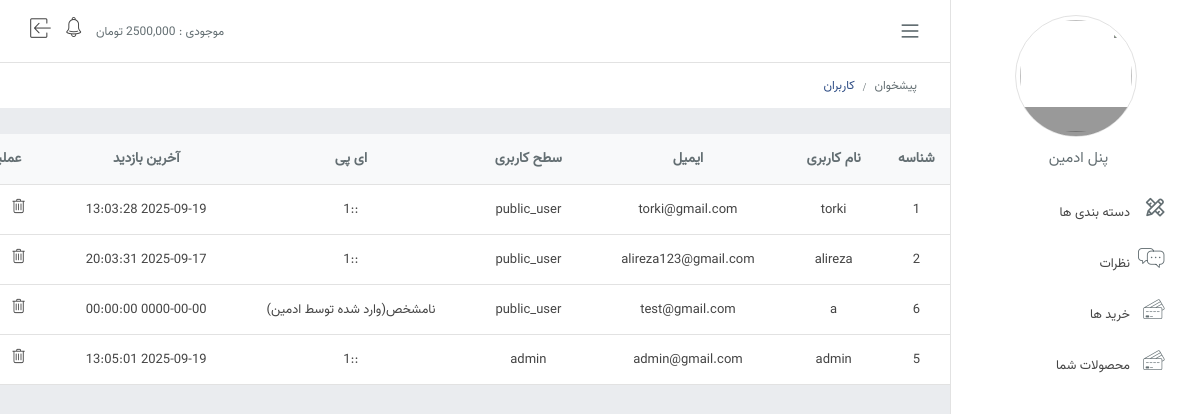
/views/search_users.php, run on the app's committed database.
### tables this page shows
CREATE TABLE IF NOT EXISTS `users` (
  `id` int NOT NULL AUTO_INCREMENT,
  `username` varchar(80) NOT NULL,
  `password` varchar(250) NOT NULL,
  `email` varchar(200) NOT NULL,
  `last_login` datetime NOT NULL,
  `ip` varchar(200) NOT NULL,
  `status` varchar(50) NOT NULL DEFAULT 'public_user',
  `remember_token` varchar(16) NOT NULL,
  `profile` varchar(255) NOT NULL DEFAULT '../user_profile/logo_user.jpg',
  `biography` varchar(100) NOT NULL DEFAULT 'سلام این یک بیوگرافی هست',
  PRIMARY KEY (`id`),
  UNIQUE KEY `ussername` (`username`)
);

### views/search_users.php (the view, shortened to what this page needs)
<!DOCTYPE html>
<html lang="en">
<head>
<title>لیست کاربران</title>    <link rel="stylesheet" href="../css/style.css">
    <link rel="stylesheet" href="../css/responsive_991.css" media="(max-width:991px)">
    <link rel="stylesheet" href="../css/responsive_768.css" media="(max-width:768px)">
    <link rel="stylesheet" href="../css/font.css">
</head>
<body>
<div class="sidebar__nav border-top border-left  ">
    <div class="profile__info border cursor-pointer text-center">
        <div class="avatar__img"><img src="img/pro.jpg" class="avatar___img">
            <div class="box__camera default__avatar"></div>
        </div>
       <span class="profile__name">پنل ادمین</span>
    </div>
    <ul>
        <li class="item-li i-categories"><a href="categories.php">دسته بندی ها</a></li>
        <li class="item-li i-comments"><a href="comments.html"> نظرات</a></li>
        <li class="item-li i-my__purchases"><a href="mypurchases.html">خرید ها</a></li>
        <li class="item-li i-my__purchases"><a href="panel.php">محصولات شما</a></li>
    </ul>
</div>
<div class="content">
    <div class="header d-flex item-center bg-white width-100 border-bottom padding-12-30">
        <div class="header__right d-flex flex-grow-1 item-center">
            <span class="bars"></span>
            <a class="header__logo" href="https://netcopy.ir"></a>
        </div>
        <div class="header__left d-flex flex-end item-center margin-top-2">
            <span class="account-balance font-size-12">موجودی : 2500,000 تومان</span>
            <div class="notification margin-15">
                <a class="notification__icon"></a>
            </div>
            <a href="" class="logout" title="خروج"></a>
        </div>
    </div>
    <div class="breadcrumb">
        <ul>
            <li><a href="index.html" >پیشخوان</a></li>
            <li><a href="courses.html" class="is-active">کاربران</a></li>
        </ul>
    </div>
    <br>
            <?php
            include("../partial/db.php");
            $username = $_GET['username'];
            $email = $_GET['email'];
            $ip = $_GET['ip'];
            $query = $conn->prepare("SELECT * FROM `users` WHERE `username` LIKE '%$username%' OR `email` LIKE '%$email%' OR `ip` LIKE '%$ip%' ");
            $query->execute();
            $result = $query->get_result();
            $users = $result->fetch_all();
            ?>
        <div class="table__box">
            <table class="table">
                <thead role="rowgroup">
                <tr role="row" class="title-row">
                    <th>شناسه</th>
                    <th>نام کاربری </th>
                    <th>ایمیل</th>
                    <th>سطح کاربری</th>
                    <th>ای پی</th>
                    <th>آخرین بازدید</th>
                    <th>عملیات</th>
                </tr>
                </thead>
                <tbody>
                    <?php foreach($users as $user){?>
                <tr role="row" class="">
                    <td><a href=""><?= htmlspecialchars($user[0]) ?></a></td>
                    <td><a href=""><?= htmlspecialchars($user[1]) ?></a></td>
                    <td><?= htmlspecialchars($user[3]) ?></td>
                    <td><?= htmlspecialchars($user[6]) ?></td>
                    <td><?= htmlspecialchars($user[5]) ?></td>
                    <td><?= htmlspecialchars($user[4]) ?></td>
                    <td>
                        <a href="../controller/user_controller.php?id=<?=  htmlspecialchars($user[0]) ?>&form-name=delete_user" class="item-delete mlg-15" title="حذف"></a>
                    </td>
                </tr>
                <?php } ?>
                </tbody>
            </table>
        </div>
    </div>
</body>
</html>

### css/style.css (style rules this page uses)
* { padding: 0; margin: 0; border: 0; outline: 0; -webkit-box-sizing: border-box; -moz-box-sizing: border-box; box-sizing: border-box; }
*:before, *:after { font-family: digikala; }
body, html { font-family: "Vazir"; direction: rtl; }
body { background: #eaecef; color: #636e72; }
a, a:active, a:focus, a:visited { text-decoration: none; color: #444; }
ul li { list-style: none; }
a, span { display: inline-block; }
.d-flex { display: -webkit-box; display: -ms-flexbox; display: flex; }
.flex-end { -ms-flex-pack: end; -webkit-box-pack: end; justify-content: flex-end; }
.flex-grow-1 { flex-grow: 1; }
.text-center { text-align: center; }
.border-bottom { border-bottom: 1px solid #e2e2e2; }
.border-top { border-top: 1px solid #e2e2e2; }
.border-left { border-left: 1px solid #e2e2e2; }
.border { border: 1px solid #e2e2e2; }
.item-center { -ms-flex-align: center; -webkit-box-align: center; align-items: center; }
.width-100 { width: 100%; }
.font-size-12 { font-size: 12px; }
.cursor-pointer { cursor: pointer; }
.table { background: #fff; padding: 20px; text-align: center; border-collapse: collapse; border-spacing: 0; width: 100%; }
.table__box { overflow-x: scroll; width: 100%; }
.table .title-row { background-color: #f8f9fa; height: 50px; font-size: 14px; }
.table td { white-space: nowrap; color: #444; padding: 13px 30px; font-size: 13px; }
.table td, table th { border-bottom: 1px solid #e2e2e2; }
.bg-white { background-color: #ffffff !important; }
.mlg-15 { margin-left: 15px; }
.sidebar__nav { width: 250px; background: #fff; height: 100%; position: fixed; transition: all 200ms ease; right: 0; bottom: 0; z-index: 212; top: -1px; overflow-y: auto; scrollbar-color: #a7a7a7 #c3bebe; scrollbar-width: thin; }
.padding-12-30 { padding: 12px 30px; }
.bars:before { content: '\e086'; cursor: pointer; margin-top: 9px; display: inline-block; font-size: 20px; }
.sidebar__nav ul li { margin: 0 20px; position: relative; }
.sidebar__nav ul li a { font-size: 13px; font-weight: 500; width: 100%; margin: 5px 0; padding: 10px 50px; white-space: nowrap; border-radius: 40px; }
.sidebar__nav ul li a::before { position: absolute; font-size: 20px; top: 10px; right: 15px; color: #636e72; }
.sidebar__nav .i-categories a::before { content: "\E028"; }
.sidebar__nav .i-comments a::before { content: "\E047"; }
.sidebar__nav .i-my__purchases a::before { content: '\e031'; }
.profile__info { width: 122px; height: 122px; cursor: pointer; margin: 15px auto 50px; border-radius: 50%; }
.avatar__img { background-size: cover; width: 100%; height: 100%; padding: 4px; position: relative; overflow: hidden; border-radius: 50%; }
.avatar__img img { width: 100%; height: 100%; border-radius: 50%; }
.profile__name { width: 100%; margin-top: 10px; font-size: 15px; margin-right: -6px; }
.box__camera.default__avatar { top: 76% !important; }
.profile__info .box__camera { background: rgba(14, 14, 14, .42); display: inline-block; position: absolute; height: 100%; top: 100%; width: 100%; -webkit-transition: top .3s; transition: top .3s; z-index: 1; right: 0; }
.box__camera::before { content: ''; background: url(../img/camera.svg) no-repeat 50%; background-size: auto; background-size: auto; background-size: cover; position: absolute; width: 20px; height: 20px; right: 40.5%; top: 3px; z-index: 2 }
.content { margin-right: 250px; transition: all 200ms ease; }
.header__logo { height: 44px; width: 200px; background: url("../img/weblogo.png") no-repeat; margin-top: -10px; margin-right: 20px; }
.logout:before { content: '\e10b'; font-size: 20px; padding-top: 3px; display: inline-block; }
.margin-15 { margin: 0 15px; }
.notification__icon::before { content: '\e00e'; font-size: 20px; padding-top: 3px; cursor: pointer; }
.item-delete:before { content: '\e129'; font-size: 16px; }
.breadcrumb ul { display: -ms-flexbox; display: -webkit-box; display: flex; -ms-flex-pack: start; -webkit-box-pack: start; justify-content: flex-start; flex-wrap: wrap; -ms-flex-wrap: wrap; line-height: 2.2; background: #fff; padding: 5px 33px; }
.breadcrumb ul li a { color: #636e72; font-size: 12px; }
.breadcrumb ul li a.is-active { color: #2b4a83; }
.breadcrumb ul li:before { content: "/"; color: #636e72; font-size: 12px; font-weight: 500; letter-spacing: .4px; line-height: 1.467; margin-left: 8px; padding-right: 8px; position: relative; top:2px; }
.breadcrumb ul li:first-child:before { content: ''; padding: 0; display: none; }

### css/responsive_768.css (style rules this page uses)
.content .header__logo { display: none; }

### data on the page
users: id "1", username "torki", email "torki@gmail.com", status "public_user", ip "::1", last_login "2025-09-19 13:03:28"
users: id "2", username "alireza", email "alireza123@gmail.com", status "public_user", ip "::1", last_login "2025-09-17 20:03:31"
users: id "6", username "a", email "test@gmail.com", status "public_user", ip "نامشخص(وارد شده توسط ادمین)", last_login "0000-00-00 00:00:00"
users: id "5", username "admin", email "admin@gmail.com", status "admin", ip "::1", last_login "2025-09-19 13:05:01"
